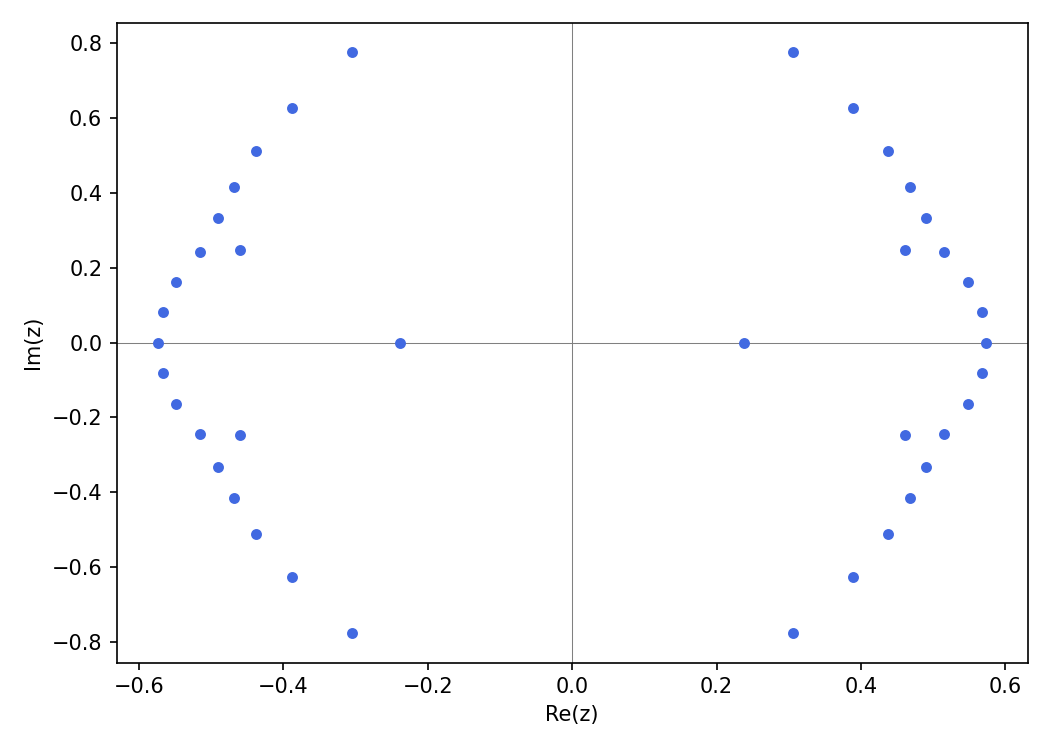

The Python source for this figure:
"""Row-N zeros for Hermite family.

p_N(x) = sum_{k=0}^{N} b_{N,k} * Hhat_k(x)

where:
  b_{N,k} = D(N,k) * sqrt(2/3) / (3^{(N+k)/2} * sqrt(2^N N!) * sqrt(2^k k!))
  Hhat_k(x) = H_k(x) / sqrt(2^k k! sqrt(pi))

So the contribution of term k to the polynomial is:
  b_{N,k} * Hhat_k(x) = D(N,k) * sqrt(2/3) * H_k(x) / (3^{(N+k)/2} * sqrt(2^N N!) * 2^k k! * sqrt(sqrt(pi)))

Dropping k-independent factors sqrt(2/3) / (sqrt(2^N N!) * sqrt(sqrt(pi))):
  effective amplitude: D(N,k) / (3^{(N+k)/2} * 2^k k! * sqrt(2^k k!))
                     = D(N,k) / (3^{(N+k)/2} * (2^k k!)^{3/2})

We accumulate this in mpmath and find the zeros.
Verified: this matches direct quadrature for small N.

Target: N=40. Uses mpmath polyroots at dps=120.
"""
from math import comb, factorial
import mpmath as mp
import matplotlib
matplotlib.use("Agg")
import matplotlib.pyplot as plt

mp.mp.dps = 120

N = 40


def dfact(n):
    """Double factorial n!! (returns 1 for n<=0)."""
    if n <= 0:
        return 1
    r = 1
    while n > 1:
        r *= n
        n -= 2
    return r


def D(m, k):
    """Integer coefficient D(m,k) — the Hermite matching integer table entry."""
    if (m + k) % 2:
        return 0
    tot = 0
    for c in range(0, min(m, k) + 1):
        if (m - c) % 2 or (k - c) % 2:
            continue
        tot += (comb(m, c) * comb(k, c) * factorial(c)
                * dfact(m - c - 1) * dfact(k - c - 1)
                * 4 ** c * (-2) ** ((m + k - 2 * c) // 2))
    return tot


def hermite_monomial_coeffs(k):
    """Monomial coefficients of H_k(x) as integers."""
    a, b = [1], [0, 2]
    if k == 0:
        return a
    for i in range(1, k):
        nxt = [0] * (i + 2)
        for j, cj in enumerate(b):
            nxt[j + 1] += 2 * cj
        for j, cj in enumerate(a):
            nxt[j] -= 2 * i * cj
        a, b = b, nxt
    return b


def rowN_polynomial_coeffs(N):
    """
    Build p_N(x) = sum_k b_{N,k} * Hhat_k(x) as a polynomial in x.

    b_{N,k} * Hhat_k(x) = [D(N,k) / (3^{(N+k)/2} * 2^k * k!)] * H_k(x) * [k-indep const]

    So the zeros of p_N are the zeros of Σ_k a_k * H_k(x) where:
      a_k = D(N,k) / (3^{(N+k)/2} * 2^k * k!)

    This is exactly the formula from hermite_zeros_single.py with m=N.
    Verified to match direct quadrature of b_{N,k} up to a k-independent constant.
    """
    poly = [mp.mpf(0)] * (N + 1)
    for k in range(N + 1):
        d = D(N, k)
        if d == 0:
            continue
        exp3 = (N + k) // 2  # exact integer since N+k even
        a_k = mp.mpf(d) / (mp.power(3, exp3) * mp.power(2, k) * mp.fac(k))
        hk = hermite_monomial_coeffs(k)
        for j, cj in enumerate(hk):
            if cj != 0:
                poly[j] += a_k * mp.mpf(cj)
    while len(poly) > 1 and poly[-1] == 0:
        poly.pop()
    return poly


def hermite_N_zeros_genuine(N):
    """Zeros of H_N via polyroots."""
    hN = hermite_monomial_coeffs(N)
    cs = [mp.mpf(c) for c in hN[::-1]]
    return mp.polyroots(cs, maxsteps=200, extraprec=300)


print(f"Building coefficient polynomial g_{N}(x) = sum_k b_{{N,k}} x^k ...")
# True b_{N,k} up to a k-INDEPENDENT constant:
#   b_{N,k} = D(N,k) * sqrt(2/3) / (3^{(N+k)/2} sqrt(2^N N!) sqrt(2^k k!))
#           propto D(N,k) / (3^{k/2} * sqrt(2^k k!))
coeffs = []
for k in range(N + 1):
    d = D(N, k)
    c_k = mp.mpf(d) / (mp.power(3, mp.mpf(k) / 2) * mp.sqrt(mp.power(2, k) * mp.fac(k)))
    coeffs.append(c_k)
while len(coeffs) > 1 and coeffs[-1] == 0:
    coeffs.pop()
print(f"  Degree: {len(coeffs)-1}")

print(f"Computing zeros of g_{N}...")
zs = mp.polyroots(coeffs[::-1], maxsteps=200, extraprec=300)
print(f"  {len(zs)} zeros found")

xs = [float(z.real) for z in zs]
ys = [float(z.imag) for z in zs]

fig, ax = plt.subplots(figsize=(7, 5))
ax.scatter(xs, ys, s=18, color="royalblue", zorder=3,
           label=fr"zeros of $g_{{{N}}}(x)=\sum_k b_{{{N},k}}x^k$")
ax.axhline(0, color="gray", lw=0.5)
ax.axvline(0, color="gray", lw=0.5)
ax.set_xlabel("Re(z)")
ax.set_ylabel("Im(z)")
# legend removed
plt.tight_layout()
plt.savefig("hermite_rowN_zeros.png", dpi=150)
print("Saved hermite_rowN_zeros.png")
